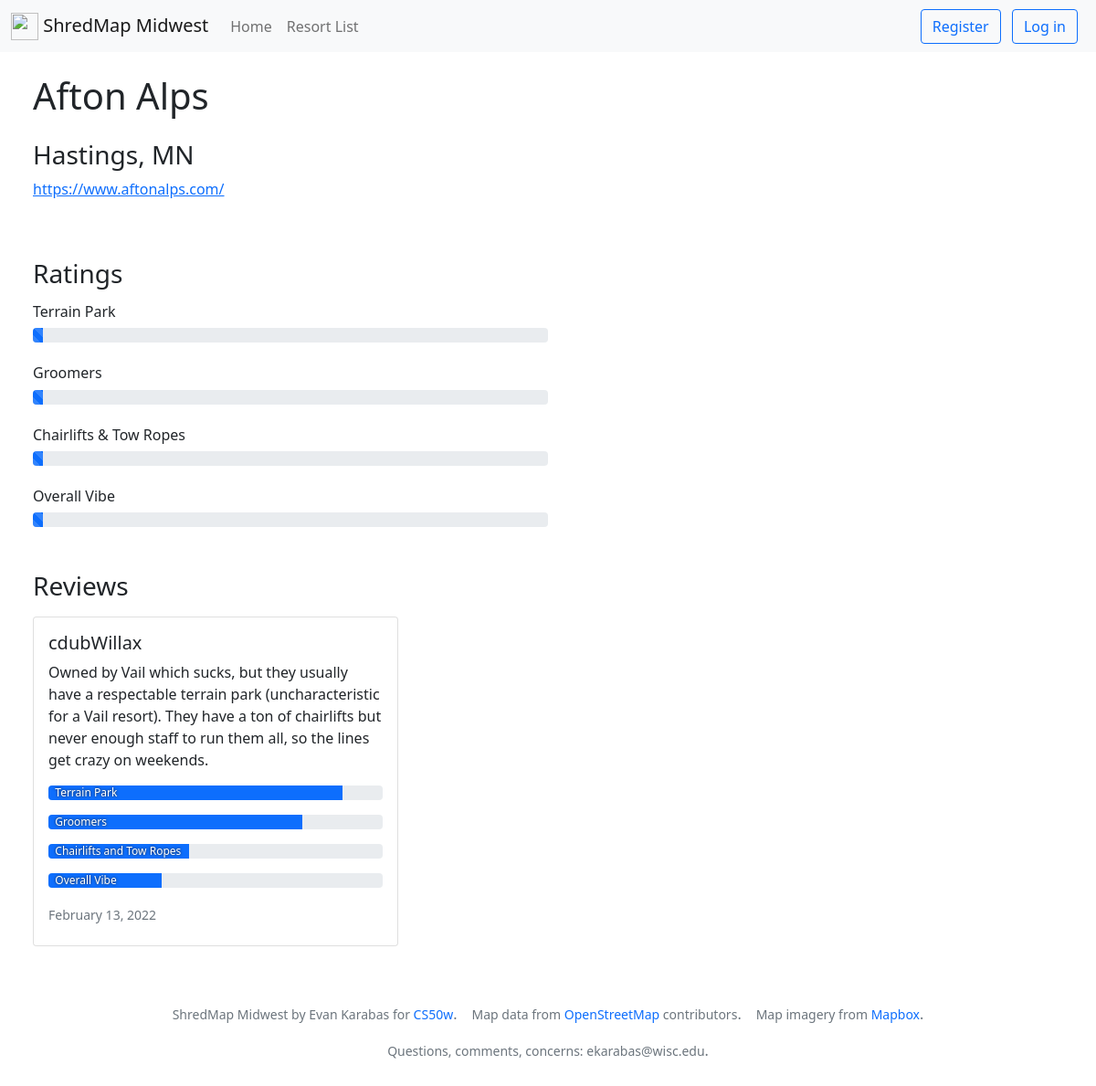
The page /11 on the database as committed earlier.
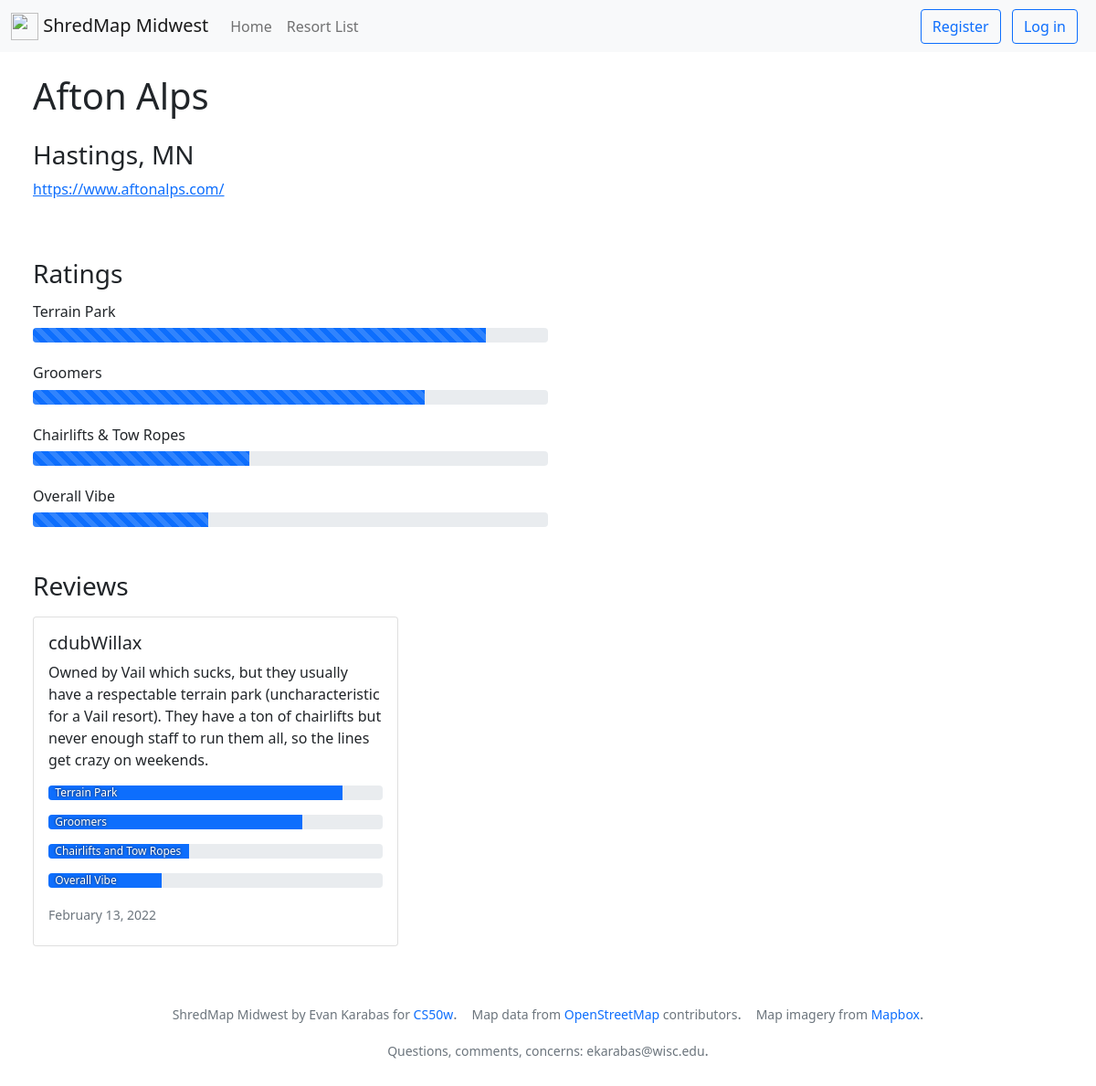
The same page on the database as committed later.
### shredmap_midwest/models.py (models this page shows, shortened)
class Resort(models.Model):
    STATES = (
        ('ND', 'North Dakota'),
        ('SD', 'South Dakota'),
        ('MN', 'Minnesota'),
        ('WI', 'Wisconsin'),
        ('MI', 'Michigan'),
        ('IA', 'Iowa'),
        ('MO', 'Missouri'),
        ('IL', 'Illinois'),
        ('IN', 'Indiana'),
        ('OH', 'Ohio'),
    )
    name = models.CharField(max_length=100)
    state = models.CharField(max_length=2, choices=STATES)
    city = models.CharField(max_length=100)
    visitors = models.ManyToManyField(User, related_name="visited_resort")
    website = models.URLField()
    x = models.FloatField()
    y = models.FloatField()
    avg_park = models.FloatField(default=None, null=True, blank=True)
    avg_groomer = models.FloatField(default=None, null=True, blank=True)
    avg_lift = models.FloatField(default=None, null=True, blank=True)
    avg_vibe = models.FloatField(default=None, null=True, blank=True)

class Review(models.Model):
    author = models.ForeignKey(
        User, on_delete=models.CASCADE, related_name="review")
    resort = models.ForeignKey(
        Resort, on_delete=models.CASCADE, related_name="resort_review")
    message = models.TextField(default=None, null=True, blank=True)
    park_review = models.IntegerField(default=None, null=True, blank=True)
    groomer_review = models.IntegerField(default=None, null=True, blank=True)
    lift_review = models.IntegerField(default=None, null=True, blank=True)
    vibe_review = models.IntegerField(default=None, null=True, blank=True)
    timestamp = models.DateTimeField(auto_now_add=True)
    edited = models.BooleanField(default=False)

class User(AbstractUser):
    pass

### shredmap_midwest/views.py (the view, shortened to what this page needs)
# urls.py: path("<int:resort_id>", views.resort_view, name="resort_view"),
def resort_view(request, resort_id):
    error = ""
    success = ""
    visited = False
    this_review = ""
    deleted = False
    try:
        resort = Resort.objects.get(pk=resort_id)
    except Resort.DoesNotExist:
        return JsonResponse({"error": "Resort not found."}, status=404)
    try:
        reviews = Review.objects.filter(resort=resort).order_by("-timestamp")
    except Review.DoesNotExist:
        return JsonResponse({"error": "Review not found."}, status=404)
    Resort.objects.filter(id=resort_id).update(
        avg_park=get_average(resort, 'park_review')['park_review__avg'])
    Resort.objects.filter(id=resort_id).update(
        avg_groomer=get_average(resort, 'groomer_review')['groomer_review__avg'])
    Resort.objects.filter(id=resort_id).update(
        avg_lift=get_average(resort, 'lift_review')['lift_review__avg'])
    Resort.objects.filter(id=resort_id).update(
        avg_vibe=get_average(resort, 'vibe_review')['vibe_review__avg'])
    return render(request, "shredmap_midwest/resort.html", {
        "resort": resort,
        "reviews": reviews,
        "visited": visited,
        "this_review": this_review,
        "avg_park": resort.avg_park,
        "avg_groomer": resort.avg_groomer,
        "avg_lift": resort.avg_lift,
        "avg_vibe": resort.avg_vibe,
    })

### shredmap_midwest/views.py (called while the page is built)
def get_average(resort, category):
    try:
        this_resort_reviews = Review.objects.filter(resort=resort)
    except Review.DoesNotExist:
        return JsonResponse({"error": "Review not found."}, status=404)
    return this_resort_reviews.aggregate(Avg(category))

### shredmap_midwest/templates/shredmap_midwest/resort.html (shortened to what this page needs)
{% extends "shredmap_midwest/layout.html" %}
{% block body %}
<div class="padding-please">
    <div>
        <h1 style="float: left">{{resort.name}}</h1>
    </div>
    <br>
    <br>
    <br>
    <h3 class="fw-light">{{resort.city}}, {{resort.state}}</h3>
    <p class="fw-light"><a href="{{resort.website}}" target="_blank" rel="noopener noreferrer">{{resort.website}}</a>
    </p>
    <br>
    <br>
    {% if reviews %}
    <h3 class="slight-margin-bottom">Ratings</h3>
    <div class="half-width">
        <h6 class="fw-light">Terrain Park</h6>
        <div class="progress">
            <div class="progress-bar progress-bar-striped progress-bar-animated" role="progressbar" aria-valuenow="75"
                aria-valuemin="0" aria-valuemax="100" style="width: {{avg_park}}%"></div>
        </div>
        <br>
        <h6 class="fw-light">Groomers</h6>
        <div class="progress">
            <div class="progress-bar progress-bar-striped progress-bar-animated" role="progressbar" aria-valuenow="75"
                aria-valuemin="0" aria-valuemax="100" style="width: {{avg_groomer}}%"></div>
        </div>
        <br>
        <h6 class="fw-light">Chairlifts & Tow Ropes</h6>
        <div class="progress">
            <div class="progress-bar progress-bar-striped progress-bar-animated" role="progressbar" aria-valuenow="75"
                aria-valuemin="0" aria-valuemax="100" style="width: {{avg_lift}}%"></div>
        </div>
        <br>
        <h6 class="fw-light">Overall Vibe</h6>
        <div class="progress">
            <div class="progress-bar progress-bar-striped progress-bar-animated" role="progressbar" aria-valuenow="75"
                aria-valuemin="0" aria-valuemax="100" style="width: {{avg_vibe}}%">
            </div>
        </div>
    </div>
    <br>
    <br>
    {% endif %}
    <h3 class="slight-margin-bottom">Reviews</h3>
    {% if not reviews %}
    <p class="fw-light fs-5">This resort has no reviews yet.</p>
    {% else %}
    <div class="d-flex flex-wrap">
        {% for review in reviews %}
        <div class="card">
            <div class="card-body">
                <h5 class="card-title">{{review.author.username}}</h5>
                {% if review.message %}
                <p class="card-text">{{review.message}}</p>
                {% endif %}
                {% if review.park_review %}
                <div class="progress slight-margin-bottom">
                    <div class="progress-bar" role="progressbar" style="width: {{review.park_review}}%"
                        aria-valuemin="0" aria-valuemax="100">
                        <span class="progress-bar-text">Terrain Park</span>
                    </div>
                </div>
                {% endif %}
                {% if review.groomer_review %}
                <div class="progress slight-margin-bottom">
                    <div class="progress-bar" role="progressbar" style="width: {{review.groomer_review}}%"
                        aria-valuemin="0" aria-valuemax="100">
                        <span class="progress-bar-text">Groomers</span>
                    </div>
                </div>
                {% endif %}
                {% if review.lift_review %}
                <div class="progress slight-margin-bottom">
                    <div class="progress-bar" role="progressbar" style="width: {{review.lift_review}}%"
                        aria-valuemin="0" aria-valuemax="100">
                        <span class="progress-bar-text">Chairlifts and Tow Ropes</span>
                    </div>
                </div>
                {% endif %}
                {% if review.vibe_review %}
                <div class="progress">
                    <div class="progress-bar" role="progressbar" style="width: {{review.vibe_review}}%"
                        aria-valuemin="0" aria-valuemax="100">
                        <span class="progress-bar-text">Overall Vibe</span>
                    </div>
                </div>
                {% endif %}
                <br>
                {% if review.edited %}
                <h6 class="card-subtitle mb-2 text-muted fw-light"><small>Updated
                        {{review.timestamp | date:"F d, Y"}}</small>
                </h6>
                {% else %}
                <h6 class="card-subtitle mb-2 text-muted fw-light"><small>
                        {{review.timestamp | date:"F d, Y"}}</small>
                </h6>
                {% endif %}
            </div>
        </div>
        {% endfor %}
    </div>
    {% endif %}
</div>
{% endblock %}

### shredmap_midwest/templates/shredmap_midwest/layout.html (shortened to what this page needs)
{% load static %}
<!doctype html>
<html lang="en">
<head>
    <link href="https://cdn.jsdelivr.net/npm/bootstrap@5.1.3/dist/css/bootstrap.min.css" rel="stylesheet"
>
    <link rel="stylesheet" href="https://unpkg.com/leaflet@1.7.1/dist/leaflet.css"
 />
    <link rel="stylesheet" href="{% static 'shredmap_midwest/styles.css' %}">
</head>
<body>
    <nav class="navbar navbar-expand-lg navbar-light bg-light">
        <div class="container-fluid">
            <a class="navbar-brand" href="{% url 'index' %}">
                <img src="https://external-content.duckduckgo.com/iu/?u=https%3A%2F%2Fcdn.onlinewebfonts.com%2Fsvg%2Fimg_350758.png&f=1&nofb=1"
                    alt="" width="30" height="30" class="d-inline-block align-text-top">
                ShredMap Midwest
            </a>
          <div class="collapse navbar-collapse" id="navbarNavAltMarkup">
            <div class="navbar-nav">
              <a class="nav-link" href="{% url 'index' %}">Home</a>
              <a class="nav-link" href="{% url 'resorts' %}">Resort List</a>
            </div>
          </div>
          <div>
            {% if user.is_authenticated %}
            <a class="btn btn-link me-2 no-hover" id="logged_in">Logged in as <strong>{{request.user.username}}</strong></a>
            <a class="btn btn-outline-danger me-2" href="{% url 'logout' %}" type="button">Log out</a>
            {% else %}
            <a class="btn btn-outline-primary me-2" href="{% url 'register' %}" type="button">Register</a>
            <a class="btn btn-outline-primary me-2" href="{% url 'login' %}" type="button">Log in</a>
            {% endif %}
        </div>
        </div>
      </nav>
</body>
<div class="body">
    {% block body %}
    {% endblock %}
</div>
<div class="container">
    <footer class="my-3">
        <ul class="nav justify-content-center pb-3 mb-3">
            <p class="nav-item px-2 text-muted fw-light"><small>ShredMap Midwest by Evan Karabas for <a
                        href="https://cs50.harvard.edu/web/2020/" class="no-underline">CS50w</a></small>.</p>
            <p class="nav-item px-2 text-muted fw-light"><small>Map data from <a
                        href="https://www.openstreetmap.org/copyright" class="no-underline">OpenStreetMap</a>
                    contributors</small>.</p>
            <p class="nav-item px-2 text-muted fw-light"><small>Map imagery from <a href="https://www.mapbox.com/"
                        class="no-underline">Mapbox</a></small>.</p>
            <p class="nav-item px-2 text-muted fw-light"><small>Questions, comments, concerns:
                    <strong>ekarabas@wisc.edu</strong></small>.</p>
        </ul>
    </footer>
</div>
</html>

### shredmap_midwest/static/shredmap_midwest/styles.css (style rules this page uses)
.no-underline { text-decoration: none; }
.padding-please { padding-top: 2%; padding-bottom: 2%; padding-left: 3%; padding-right: 3%; }
.half-width { width: 50%; }
.card { width: 25rem; margin-right: 2%; margin-bottom: 2%; }
.slight-margin-bottom { margin-bottom: 1rem; }
.progress-bar { text-align: left; padding-left: 2%; }
.progress-bar .progress-bar-text { position: absolute; text-shadow: 0px 0px 3px rgb(36, 36, 36); }

Rows that differ between the two databases and show on the page:
changed Resort "Afton Alps": avg_park empty → 88 (drawn); avg_groomer empty → 76 (drawn); avg_lift empty → 42 (drawn); avg_vibe empty → 34 (drawn)
